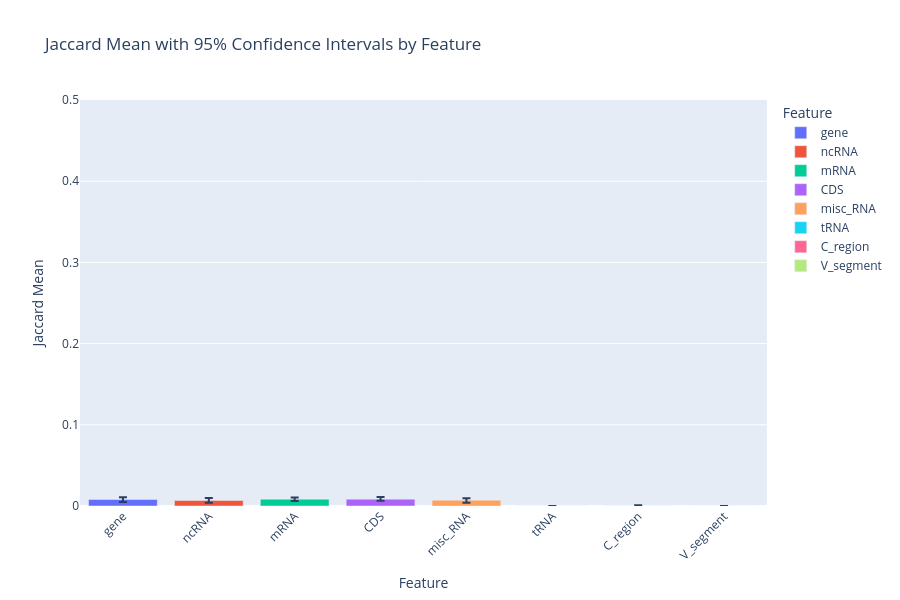

Source (notebook cell):
### Code cell
# Calculate error bar lengths relative to the mean
jaccard_results['error_lower'] = jaccard_results['jaccard_mean'] - jaccard_results['ci_lower_95%']
jaccard_results['error_upper'] = jaccard_results['ci_upper_95%'] - jaccard_results['jaccard_mean']

fig = px.bar(
    jaccard_results,
    x="feature",
    y="jaccard_mean",
    error_y=jaccard_results["error_upper"],
    error_y_minus=jaccard_results["error_lower"],
    title="Jaccard Mean with 95% Confidence Intervals by Feature",
    labels={"feature": "Feature", "jaccard_mean": "Jaccard Mean"},
    color="feature",
    color_discrete_sequence=px.colors.qualitative.Plotly,
    width=900,        # width in pixels
    height=600        # height in pixels
)

fig.update_layout(
    yaxis=dict(range=[0, 0.5]),
    xaxis_tickangle=-45,
)

fig.show()

### Figure 1 — Plotly figure (JSON) as saved in the notebook; plotly's stock layout.template omitted (floating-point values rounded to 4 significant figures)
{"data": [{"error_y": {"array": [0.002808], "arrayminus": [0.00317]}, "hovertemplate": "Feature=%{x}<br>Jaccard Mean=%{y}<extra></extra>", "legendgroup": "gene", "marker": {"color": "#636EFA", "pattern": {"shape": ""}}, "name": "gene", "orientation": "v", "showlegend": true, "textposition": "auto", "type": "bar", "x": ["gene"], "xaxis": "x", "y": [0.008001], "yaxis": "y"}, {"error_y": {"array": [0.00321], "arrayminus": [0.002824]}, "hovertemplate": "Feature=%{x}<br>Jaccard Mean=%{y}<extra></extra>", "legendgroup": "ncRNA", "marker": {"color": "#EF553B", "pattern": {"shape": ""}}, "name": "ncRNA", "orientation": "v", "showlegend": true, "textposition": "auto", "type": "bar", "x": ["ncRNA"], "xaxis": "x", "y": [0.006712], "yaxis": "y"}, {"error_y": {"array": [0.001946], "arrayminus": [0.002392]}, "hovertemplate": "Feature=%{x}<br>Jaccard Mean=%{y}<extra></extra>", "legendgroup": "mRNA", "marker": {"color": "#00CC96", "pattern": {"shape": ""}}, "name": "mRNA", "orientation": "v", "showlegend": true, "textposition": "auto", "type": "bar", "x": ["mRNA"], "xaxis": "x", "y": [0.008434], "yaxis": "y"}, {"error_y": {"array": [0.00257], "arrayminus": [0.001965]}, "hovertemplate": "Feature=%{x}<br>Jaccard Mean=%{y}<extra></extra>", "legendgroup": "CDS", "marker": {"color": "#AB63FA", "pattern": {"shape": ""}}, "name": "CDS", "orientation": "v", "showlegend": true, "textposition": "auto", "type": "bar", "x": ["CDS"], "xaxis": "x", "y": [0.008425], "yaxis": "y"}, {"error_y": {"array": [0.002418], "arrayminus": [0.003156]}, "hovertemplate": "Feature=%{x}<br>Jaccard Mean=%{y}<extra></extra>", "legendgroup": "misc_RNA", "marker": {"color": "#FFA15A", "pattern": {"shape": ""}}, "name": "misc_RNA", "orientation": "v", "showlegend": true, "textposition": "auto", "type": "bar", "x": ["misc_RNA"], "xaxis": "x", "y": [0.007167], "yaxis": "y"}, {"error_y": {"array": [5.794e-05], "arrayminus": [1.275e-05]}, "hovertemplate": "Feature=%{x}<br>Jaccard Mean=%{y}<extra></extra>", "legendgroup": "tRNA", "marker": {"color": "#19D3F3", "pattern": {"shape": ""}}, "name": "tRNA", "orientation": "v", "showlegend": true, "textposition": "auto", "type": "bar", "x": ["tRNA"], "xaxis": "x", "y": [1.275e-05], "yaxis": "y"}, {"error_y": {"array": [0.0008747], "arrayminus": [0.0001176]}, "hovertemplate": "Feature=%{x}<br>Jaccard Mean=%{y}<extra></extra>", "legendgroup": "C_region", "marker": {"color": "#FF6692", "pattern": {"shape": ""}}, "name": "C_region", "orientation": "v", "showlegend": true, "textposition": "auto", "type": "bar", "x": ["C_region"], "xaxis": "x", "y": [0.0001176], "yaxis": "y"}, {"error_y": {"array": [-2.424e-06], "arrayminus": [2.424e-06]}, "hovertemplate": "Feature=%{x}<br>Jaccard Mean=%{y}<extra></extra>", "legendgroup": "V_segment", "marker": {"color": "#B6E880", "pattern": {"shape": ""}}, "name": "V_segment", "orientation": "v", "showlegend": true, "textposition": "auto", "type": "bar", "x": ["V_segment"], "xaxis": "x", "y": [2.424e-06], "yaxis": "y"}], "layout": {"barmode": "relative", "height": 600, "legend": {"title": {"text": "Feature"}, "tracegroupgap": 0}, "title": {"text": "Jaccard Mean with 95% Confidence Intervals by Feature"}, "width": 900, "xaxis": {"anchor": "y", "categoryarray": ["gene", "ncRNA", "mRNA", "CDS", "misc_RNA", "tRNA", "C_region", "V_segment"], "categoryorder": "array", "domain": [0, 1], "tickangle": -45, "title": {"text": "Feature"}}, "yaxis": {"anchor": "x", "domain": [0, 1], "range": [0, 0.5], "title": {"text": "Jaccard Mean"}}}}
